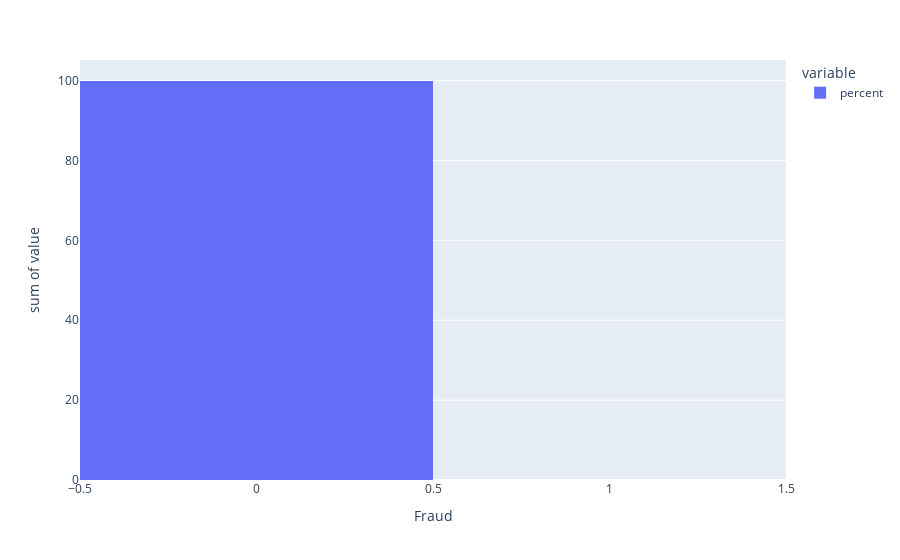

The notebook cell this image was saved under:
### Code cell
fig = px.histogram(df_objective_pc, x='index', y=['percent'], labels={'index':'Fraud'})
fig.show()

### Figure 1 — Plotly figure (JSON) as saved in the notebook; plotly's stock layout.template omitted (floating-point values rounded to 4 significant figures)
{"data": [{"alignmentgroup": "True", "bingroup": "x", "histfunc": "sum", "hovertemplate": "variable=percent<br>Fraud=%{x}<br>sum of value=%{y}<extra></extra>", "legendgroup": "percent", "marker": {"color": "#636efa", "pattern": {"shape": ""}}, "name": "percent", "offsetgroup": "percent", "orientation": "v", "showlegend": true, "type": "histogram", "x": [0, 1], "xaxis": "x", "y": [99.89, 0.1089], "yaxis": "y"}], "layout": {"barmode": "relative", "legend": {"title": {"text": "variable"}, "tracegroupgap": 0}, "margin": {"t": 60}, "xaxis": {"anchor": "y", "domain": [0, 1], "title": {"text": "Fraud"}}, "yaxis": {"anchor": "x", "domain": [0, 1], "title": {"text": "sum of value"}}}}
